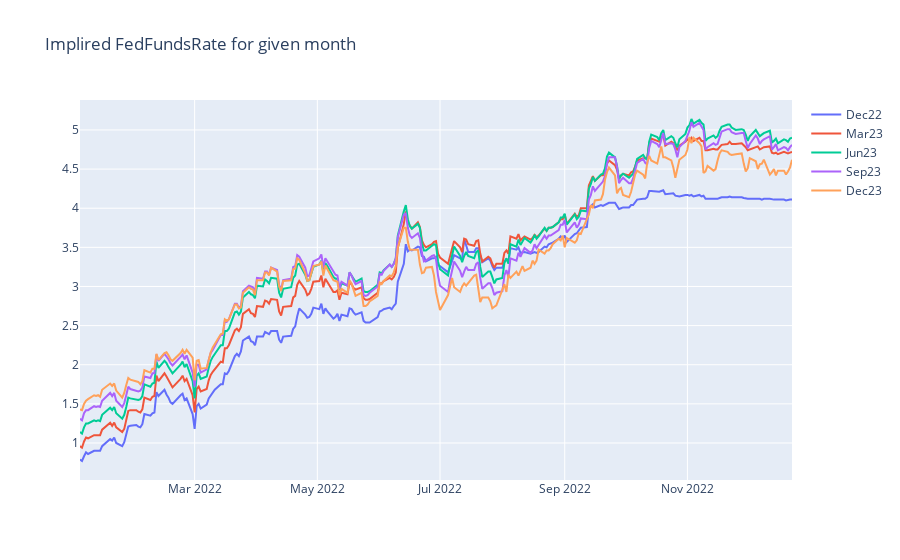

Notebook source saved alongside this figure:
### Code cell
#first use case
#shows the historical implied fed funds rate based on futures contracts 


graphs.hist_exp("2022-01-01", "2022-12-25", 3)
#historical values of the FED FUNDS RATE futures prices from "start_dt" to "end_dt" with a period of "period" days

### Figure 1 — Plotly figure (JSON) as saved in the notebook; plotly's stock layout.template omitted (floating-point values rounded to 4 significant figures; data arrays with more than 128 entries replaced by an {"elided": "..."} marker saying what was removed)
{"data": [{"name": "Dec22", "type": "scatter", "x": {"elided": "248 str values"}, "y": {"elided": "248 float values"}}, {"name": "Mar23", "type": "scatter", "x": {"elided": "248 str values"}, "y": {"elided": "248 float values"}}, {"name": "Jun23", "type": "scatter", "x": {"elided": "248 str values"}, "y": {"elided": "248 float values"}}, {"name": "Sep23", "type": "scatter", "x": {"elided": "248 str values"}, "y": {"elided": "248 float values"}}, {"name": "Dec23", "type": "scatter", "x": {"elided": "248 str values"}, "y": {"elided": "248 float values"}}], "layout": {"title": {"text": "Implired FedFundsRate for given month"}}}
